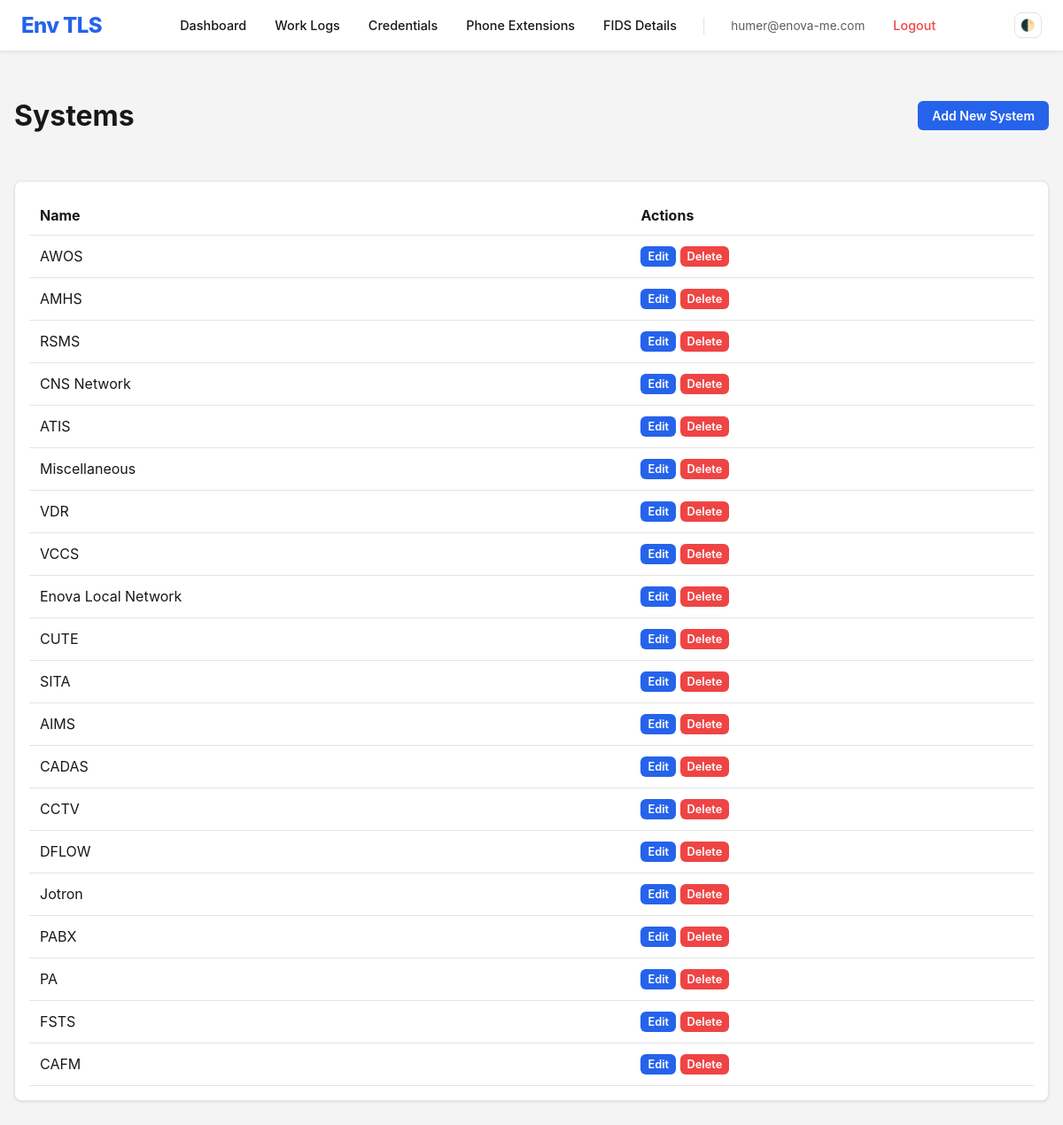
Page /credentials/systems/ (signed in) on the committed database.
### credential_manager/models.py (models this page shows, shortened)
class System(models.Model):
    name = models.CharField(max_length=200, unique=True)
    created = models.DateTimeField(auto_now_add=True)

### credential_manager/views.py (the view)
# urls.py: path('systems/', views.SystemListView.as_view(), name='system_list'),
class SystemListView(LoginRequiredMixin, ListView):
    model = System
    template_name = 'credential_manager/system_list.html'

### credential_manager/templates/credential_manager/system_list.html
{% extends 'base.html' %}
{% block content %}
<div style="display: flex; justify-content: space-between; align-items: center; margin-bottom: 2rem;">
    <h1>Systems</h1>
    <a href="{% url 'system_create' %}" class="btn btn-primary">Add New System</a>
</div>
<div class="card">
    <table>
        <thead>
            <tr>
                <th>Name</th>
                <th>Actions</th>
            </tr>
        </thead>
        <tbody>
            {% for system in object_list %}
            <tr>
                <td>{{ system.name }}</td>
                <td>
                    <a href="{% url 'system_update' system.pk %}" class="btn btn-primary"
                        style="padding: 0.25rem 0.5rem; font-size: 0.8rem;">Edit</a>
                    <a href="{% url 'system_delete' system.pk %}" class="btn btn-danger"
                        style="padding: 0.25rem 0.5rem; font-size: 0.8rem;">Delete</a>
                </td>
            </tr>
            {% empty %}
            <tr>
                <td colspan="2">No systems found.</td>
            </tr>
            {% endfor %}
        </tbody>
    </table>
</div>
{% endblock %}

### templates/base.html (shortened to what this page needs)
<!DOCTYPE html>
<html lang="en">
<head>
</head>
<body>
  <nav class="navbar">
    <a href="{% url 'dashboard' %}" class="navbar-brand">Env TLS</a>
    <div class="nav-menu" id="navMenu">
      {% if user.is_authenticated %}
      <a href="{% url 'dashboard' %}" class="nav-link">Dashboard</a>
      <a href="{% url 'worklog_list' %}" class="nav-link">Work Logs</a>
      <a href="{% url 'credential_list' %}" class="nav-link">Credentials</a>
      <a href="{% url 'phone_extension_list' %}" class="nav-link">Phone Extensions</a>
      <a href="{% url 'fids_list' %}" class="nav-link">FIDS Details</a>
      <span class="nav-divider" style="margin: 0 0.5rem; color: var(--border-color)">|</span>
      <span style="font-size: 0.85rem; opacity: 0.7; padding: 0.5rem 0.75rem">{{ user.username }}</span>
      <a href="{% url 'logout' %}" class="nav-link" style="color: var(--danger-color)">Logout</a>
      {% else %}
      <a href="{% url 'login' %}" class="nav-link">Login</a>
      {% endif %}
    </div>
    <div style="display: flex; align-items: center; gap: 0.75rem">
      <button class="theme-toggle" onclick="toggleTheme()" title="Toggle Dark Mode">
        🌓
      </button>
    </div>
  </nav>
  <div class="container">{% block content %} {% endblock %}</div>
</body>
</html>

### templates/base.html (style rules this page uses)
:root { --bg-color: #f4f4f5; --text-color: #18181b; --card-bg: #ffffff; --border-color: #e4e4e7; --primary-color: #2563eb; --primary-hover: #1d4ed8; --danger-color: #ef4444; }
body { font-family: -apple-system, BlinkMacSystemFont, "Segoe UI", Roboto, "Helvetica Neue", Arial, sans-serif; background-color: var(--bg-color); color: var(--text-color); margin: 0; padding: 0; transition: background-color 0.3s, color 0.3s; }
.navbar { background-color: var(--card-bg); border-bottom: 1px solid var(--border-color); padding: 0.75rem 1.5rem; display: flex; justify-content: space-between; align-items: center; position: sticky; top: 0; z-index: 1000; box-shadow: 0 2px 4px rgba(0, 0, 0, 0.05); }
.navbar-brand { font-size: 1.5rem; font-weight: 800; text-decoration: none; color: var(--primary-color); letter-spacing: -0.025em; }
.nav-menu { display: flex; align-items: center; gap: 0.5rem; }
.nav-link { text-decoration: none; color: var(--text-color); padding: 0.5rem 0.75rem; font-weight: 500; border-radius: 0.5rem; transition: all 0.2s; font-size: 0.9rem; }
.container { max-width: 1200px; margin: 2rem auto; padding: 0 1rem; }
.btn { display: inline-block; padding: 0.5rem 1rem; border-radius: 0.375rem; text-decoration: none; cursor: pointer; border: none; font-size: 0.875rem; font-weight: 600; transition: background-color 0.2s; }
.btn-primary { background-color: var(--primary-color); color: white; }
.btn-danger { background-color: var(--danger-color); color: white; }
.theme-toggle { cursor: pointer; background: none; border: 1px solid var(--border-color); color: var(--text-color); padding: 0.4rem; border-radius: 0.5rem; display: flex; align-items: center; justify-content: center; transition: all 0.2s; }
.card { background-color: var(--card-bg); border: 1px solid var(--border-color); border-radius: 0.5rem; padding: 1rem; box-shadow: 0 1px 3px 0 rgba(0, 0, 0, 0.1); }
table { width: 100%; border-collapse: collapse; }
th, td { text-align: left; padding: 0.75rem; border-bottom: 1px solid var(--border-color); }

### rows in the picture
System: name "AWOS"
System: name "AMHS"
System: name "RSMS"
System: name "CNS Network"
System: name "ATIS"
System: name "Miscellaneous"
System: name "VDR"
System: name "VCCS"
System: name "Enova Local Network"
System: name "CUTE"
System: name "SITA"
System: name "AIMS"
System: name "CADAS"
System: name "CCTV"
System: name "DFLOW"
System: name "Jotron"
System: name "PABX"
System: name "PA"
System: name "FSTS"
System: name "CAFM"

### other values in the picture
{{ user.username }} "humer@enova-me.com"
